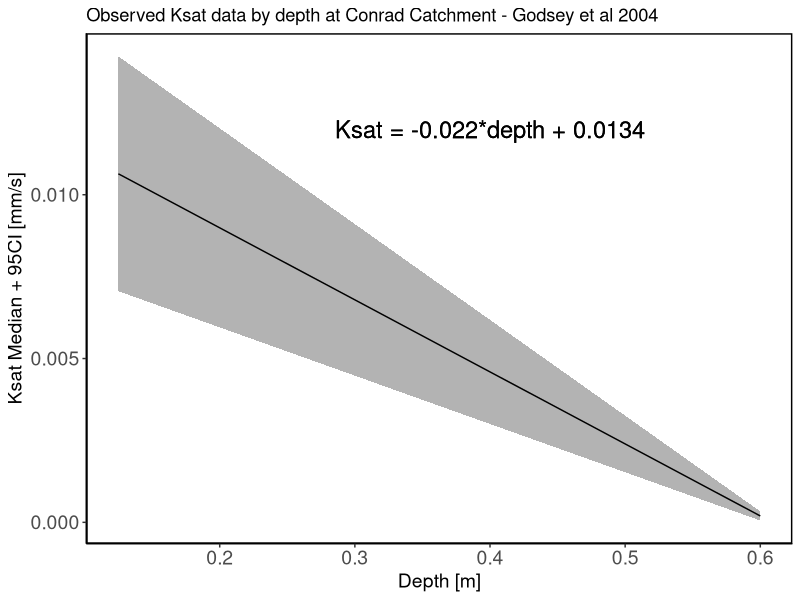
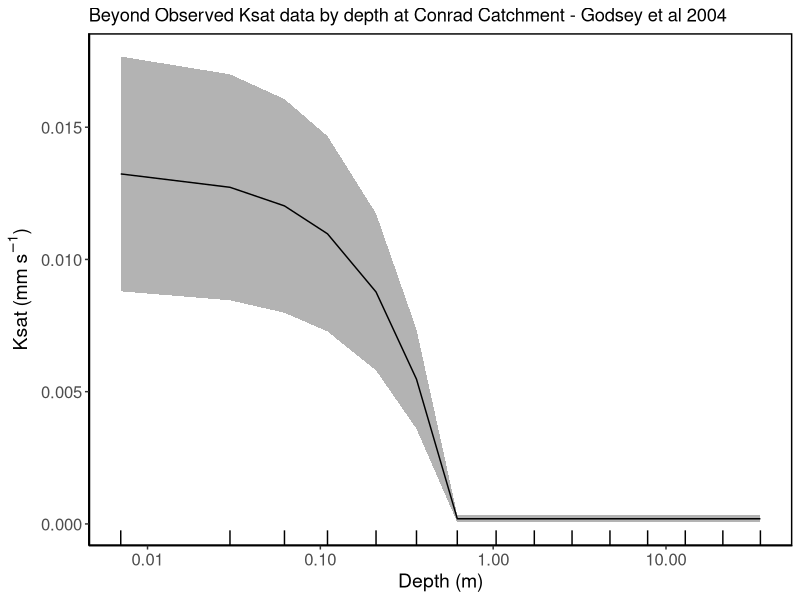
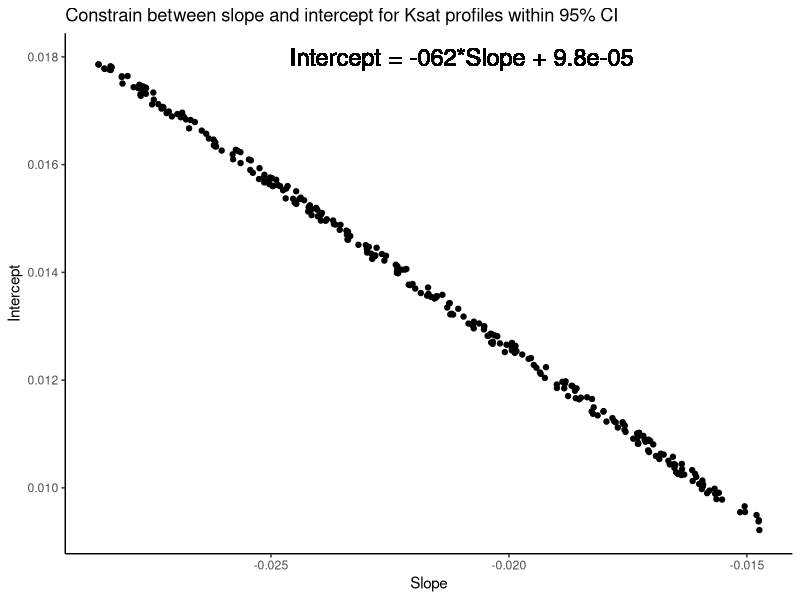
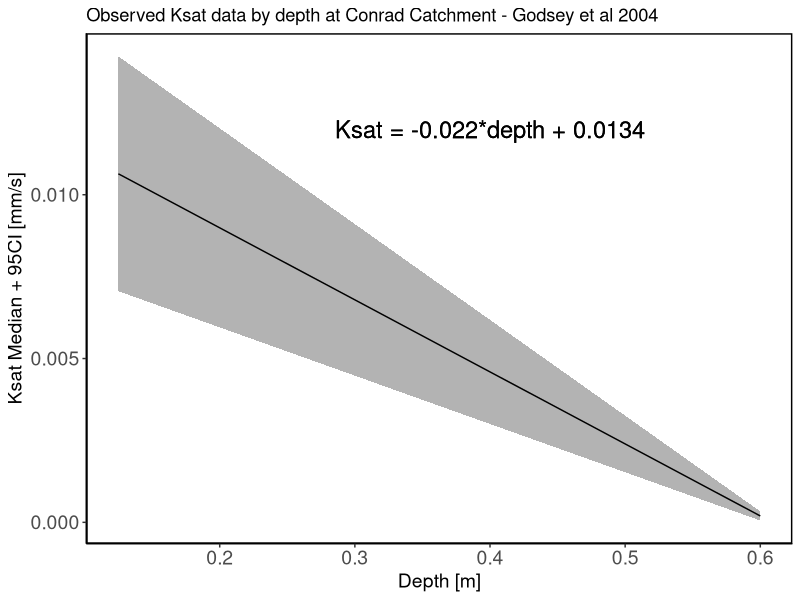
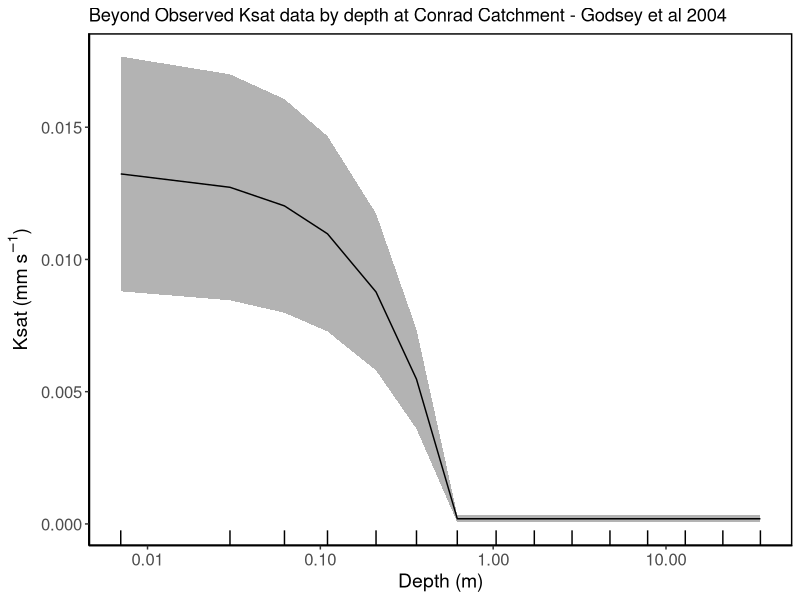
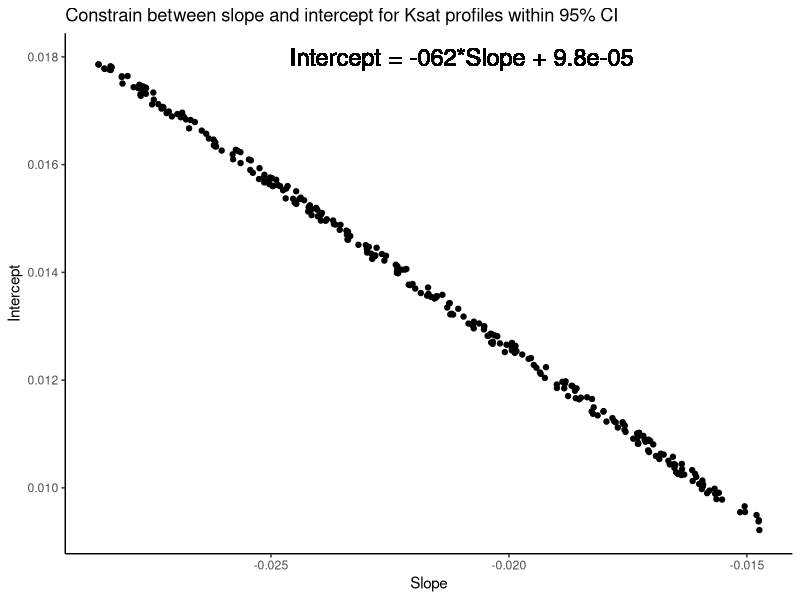

Source code (R) for these figures, in order: (Note: this script raises an error after producing the figures.)

# For Conrad catchment observed median Ksat (Lower95%CI, Upper95%CI) 
# for 12.5 cm depth is 38.3 mm/hr (25.4, 51.2, n = 75), while for 60 cm depth 0.7 (0.2, 1.2, n = 40) mm/hr. For reference a storm with 12.5 mm/hr rainfall intensity has a 0.2 probability of occuring in any given rainfall event (Kinner and Stallard 2004).
# In mm/s: for 12.5 cm depth: 0.01063889 (0.007055556, 0.01422222) & for 60 cm depth 0.0001944444 (5.555556e-05, 0.0003333333)
ksat_data = data.frame(depth = c(0.125, 0.60),
                       ksat_median = c(0.01063889, 0.0001944444),
                       ksat_lower = c(0.007055556, 5.555556e-05),
                       ksat_upper = c(0.01422222, 0.0003333333))
# equation for median ksat_obs: y = mx + b; 
# m = (y2-y1)/(x2-x1); b = y- mx
m.median <- c(ksat_data$ksat_median[1] - ksat_data$ksat_median[2])/c(ksat_data$depth[1] - ksat_data$depth[2])
b.median <- ksat_data$ksat_median[1] - m.median*ksat_data$depth[1]
m.median; b.median
# -0.02198831;0.01338743
## see if we get correct y:
m.median*ksat_data$depth[1] + b.median
# 0.01063889
## Equation for lower 95% CI
m.lower <- c(ksat_data$ksat_lower[1] - ksat_data$ksat_lower[2])/c(ksat_data$depth[1] - ksat_data$depth[2])
b.lower <- ksat_data$ksat_lower[1] - m.lower*ksat_data$depth[1]
m.lower; b.lower
# -0.01473684;0.008897661
## see if we get correct y:
m.lower*ksat_data$depth[1] + b.lower
# 0.007055556

# Equation for upper 95% CI
m.upper <- c(ksat_data$ksat_upper[2] - ksat_data$ksat_upper[1])/c(ksat_data$depth[2] - ksat_data$depth[1])
b.upper <- ksat_data$ksat_upper[1] - m.upper*ksat_data$depth[1] 
m.upper; b.upper
# -0.02923976;0.01787719
## see if we get correct y:
m.upper*ksat_data$depth[2] + b.upper
# 0.0003333333

library(tidyverse)
p1 <- ggplot(ksat_data, aes(x = depth)) +
  geom_ribbon(aes(ymin = ksat_lower, ymax = ksat_upper), fill = "grey70") +
  geom_line(aes(y = ksat_median)) + 
  ylab("Ksat Median + 95CI [mm/s]") + xlab("Depth [m]") +
  ggtitle("Observed Ksat data by depth at Conrad Catchment - Godsey et al 2004") +
  geom_text(aes(x = 0.4, y = 0.012, label = "Ksat = -0.022*depth + 0.0134"), size = 6) +
  theme(axis.text.y   = element_text(size=14),
        axis.text.x   = element_text(size=14),
        axis.title.y  = element_text(size=14),
        axis.title.x  = element_text(size=14),
        panel.background = element_blank(),
        panel.grid.major = element_blank(), 
        panel.grid.minor = element_blank(),
        axis.line = element_line(colour = "black"),
        panel.border = element_rect(colour = "black", fill=NA, size=1)
  )
p1
ggsave(file.path("figures/Ksat_profiles/Observed Ksat data by depth at Conrad Catchment - Godsey et al 2004.jpeg"), 
       height = 5, width = 5.5, units='in')

## ksat range required:
# CLM file SoilStateType.F90 line 725
#this%hksat_col(c,lev)  = this%hksat_adj_col(c) * (uncon_frac*uncon_hksat + (perc_frac*om_frac)*om_hksat)

ksat <- data.frame(depth = c(0.007, 0.03, 0.062, 0.11, 0.21, 0.36, 0.62, 1.04, 1.73, 2.86, 
                             4.74, 7.83, 12.93, 21.33, 35.18),
                   #from this%hksat_col(1,1:10) when txr.4 used with hksat_adj = 1:
                   model_ksat = c(0.0013939390371644, 0.0013939390371644, 0.0013939390371644, 
                                  0.00118079650702902, 0.00115943202825438, 0.0011387174232642,
                                  0.00135779423336252, 0.00148280472100791, 0.0015091553933691, 
                                  0.0014569141456897, 0.0014569141456897, 0.0014569141456897,
                                  0.0014569141456897, 0.0014569141456897, 0.0014569141456897)) %>% 
  ## from depth 10 - 15 same ksat values, as same texture and OM
  mutate(ksat_median = m.median*depth + b.median,
         ksat_median = replace(ksat_median, depth > 0.6, ksat_data$ksat_median[2]),
         ksat_lower = m.lower*depth + b.lower,
         ksat_lower = replace(ksat_lower, depth > 0.6, ksat_data$ksat_lower[2]),
         ksat_upper = m.upper*depth + b.upper,
         ksat_upper = replace(ksat_upper, depth > 0.6, ksat_data$ksat_upper[2]))
ksat  
# all depths
# [1]  0.007100635  0.027925000  0.062258575  0.118865065  0.212193400  0.366065800  0.619758487
# [8]  1.038027048  1.727635264  2.864607096  4.739156723  7.829766273 12.925320625 21.326469421
# [15] 35.177619934
p2 <- ggplot(ksat, aes(x = depth)) +
  scale_x_log10() + geom_rug() +
  ylab(expression("Ksat (mm s"^-1*")")) + xlab("Depth (m)") +
  theme(axis.text.y   = element_text(size=12),
        axis.text.x   = element_text(size=12),
        axis.title.y  = element_text(size=14),
        axis.title.x  = element_text(size=14),
        panel.background = element_blank(),
        panel.grid.major = element_blank(), 
        panel.grid.minor = element_blank(),
        axis.line = element_line(colour = "black"),
        panel.border = element_rect(colour = "black", fill=NA, size=1)
  )
p2 +  geom_ribbon(aes(ymin = ksat_lower, ymax = ksat_upper), fill = "grey70") +
  geom_line(aes(y = ksat_median)) + 
  ggtitle("Beyond Observed Ksat data by depth at Conrad Catchment - Godsey et al 2004")
ggsave(file.path("figures/Ksat_profiles/Using Observed Ksat data by depth at Conrad Catchment - Godsey et al 2004.jpeg"), 
         height = 3, width = 3.5, units='in')
# Generating parameter ensembles
## by randomly selecting m and b within the 95% CI range, 
# however m & b cannot be completely independent, so removing those y = mx+b 
# that go beyond the observed intercept for depth 0.6
## changing negative slopes to positive as qunif won't work otherwise
info <- list(par.names = c("m", "b"), min.param = c(-m.lower, b.lower), 
             max.param = c(-m.upper, b.upper)) 
# $par.names
# [1] "m" "b"
# 
# $min.param
# [1] 0.014736843 0.008897661
# 
# $max.param
# [1] 0.02923976 0.01787719

n.sam <- 10000
n.par <- length(info$par.names)
grid <- lhs::randomLHS(n.sam, n.par)
params.1 <- matrix(0, n.sam, n.par)
colnames(params.1) <- info$par.names
## generating ensembles
for (i in 1: n.sam) {
  for (j in 1: n.par) {
    params.1[i, j] <- qunif(grid[i, j], min = info$min.param[j], max = info$max.param[j])
  }
}
summary(params.1)
# m                 b           
# Min.   :0.01474   Min.   :0.008899  
# 1st Qu.:0.01836   1st Qu.:0.011143  
# Median :0.02199   Median :0.013388  
# Mean   :0.02199   Mean   :0.013387  
# 3rd Qu.:0.02561   3rd Qu.:0.015632  
# Max.   :0.02924   Max.   :0.017877
params.1[,"m"] <- -params.1[,"m"]
ksat_boot.1 <- data.frame(depth = ksat$depth)
samp.remove <- vector()
for(i in 1: n.sam){
  col.i <- paste0("ksat.", i)
  ksat_boot.1[, col.i] <- params.1[i, "m"]*ksat_boot.1$depth + params.1[i, "b"]
  # however m & b cannot be completely indeependent, so removing those y = mx+b 
  # that go beyond the observed intercept for depth 0.6
  if (ksat_boot.1[ksat_boot.1$depth == 0.620, col.i] < ksat_data$ksat_lower[2] || ksat_boot.1[ksat_boot.1$depth == 0.620, col.i] > ksat_data$ksat_upper[2] ) {
    samp.remove <- c(samp.remove, i)}
}
ksat_boot.accept <- ksat_boot.1[, -(samp.remove + 1)]
ncol(ksat_boot.accept) -1
## very few profiles would get generated this way
params.accept <- data.frame(params.1[-samp.remove,])
ggplot(params.accept, aes(x = m, y = b)) +
  geom_point() + theme_classic() + xlab("Slope") + ylab("Intercept") +
  geom_text(aes(x = -0.021, y = 0.018, label = "Intercept = -062*Slope + 9.8e-05"), size = 6) +
  ggtitle("Constrain between slope and intercept for Ksat profiles within 95% CI")
ggsave(file.path("figures/Ksat_profiles/Constrain between slope and intercept for Ksat profiles within 95CI.jpeg"), 
       height = 5, width = 5.5, units='in')

## using the constrain between acceptable m and b
lm1 <- lm(b ~ m, data = params.accept)
## generating 10000 ensembles
params.2 <- data.frame(m = params.1[, "m"], b = predict(lm1, newdata = data.frame(m = params.1[, "m"])))

ksat_boot.2 <- data.frame(depth = ksat$depth)
samp.remove.2 <- vector()
for(i in 1: n.sam){
  col.i <- paste0("ksat.", i)
  ksat_boot.2[, col.i] <- params.2[i, "m"]*ksat_boot.2$depth + params.2[i, "b"]
  # however m & b cannot be completely indeependent, so removing those y = mx+b 
  # that go beyond the observed intercept for depth 0.6
  if (ksat_boot.2[ksat_boot.2$depth == 0.620, col.i] < ksat_data$ksat_lower[2] || ksat_boot.2[ksat_boot.2$depth == 0.620, col.i] > ksat_data$ksat_upper[2] ) {
    samp.remove.2 <- c(samp.remove.2, i)}
  ## saturating function beyond the observed data range of depths
  ksat_boot.2[ksat_boot.2$depth < 0.2, col.i] <- params.2[i, "m"]*0.125 + params.2[i, "b"]
  ksat_boot.2[ksat_boot.2$depth > 0.6, col.i] <- params.2[i, "m"]*0.6 + params.2[i, "b"]
}
samp.remove.2 # should be zero
write.csv(ksat_boot.2, file = "data-raw/Ten thousand bootstrapped Ksat profiles within 95CI of observed data.csv", row.names = FALSE)
ksat_boot.long.2 <- gather(ksat_boot.2[,1:201], key = "sample", value = "ksat", -depth)
summary(ksat_boot.long.2)
# depth           sample               ksat          
# Min.   : 0.007   Length:3000        Min.   :0.0004829  
# 1st Qu.: 0.110   Class :character   1st Qu.:0.0006126  
# Median : 1.040   Mode  :character   Median :0.0007297  
# Mean   : 5.936                      Mean   :0.0043582  
# 3rd Qu.: 7.830                      3rd Qu.:0.0090461  
# Max.   :35.180                      Max.   :0.0146341 
p2 %+% ksat_boot.long.2 +
  geom_line(aes(y = ksat, group = sample, color = sample), show.legend = FALSE, size = 0.2) #+
  # ggtitle("Bootstrapped Ksat profiles within observed 95% CI")
ggsave(file.path("figures/Ksat_profiles/Bootstrapped Ksat profiles within observed 95CI_random_two_hundred.jpeg"), 
       height = 3, width = 3.5, units='in')
ggsave(file.path("figures/Ksat_profiles/Bootstrapped Ksat profiles within observed 95CI_random_two_hundred.tiff"), 
       height = 3, width = 3.5, units='in')
### generating only 10 equidistant values of m in the range
few.samp <- 20
m.few <- -seq(from = -max(params.accept$m), to = -min(params.accept$m), length.out = few.samp)
params.3 <- data.frame(m = m.few, b = predict(lm1, newdata = data.frame(m = m.few)))

ksat_boot.3 <- data.frame(depth = ksat$depth)
samp.remove.3 <- vector()
for(i in 1: few.samp){
  col.i <- paste0("ksat.", i)
  ksat_boot.3[, col.i] <- params.3[i, "m"]*ksat_boot.3$depth + params.3[i, "b"]
  # however m & b cannot be completely indeependent, so removing those y = mx+b 
  # that go beyond the observed intercept for depth 0.6
  if (ksat_boot.3[ksat_boot.3$depth == 0.620, col.i] < ksat_data$ksat_lower[2] || ksat_boot.3[ksat_boot.3$depth == 0.620, col.i] > ksat_data$ksat_upper[2] ) {
    samp.remove.3 <- c(samp.remove.3, i)}
  ## saturating funciton beyond the observed data range of depths
  ksat_boot.3[ksat_boot.3$depth < 0.3, col.i] <- params.3[i, "m"]*0.125 + params.3[i, "b"]
  ksat_boot.3[ksat_boot.3$depth > 0.6, col.i] <- params.3[i, "m"]*0.6 + params.3[i, "b"]
}
samp.remove.3 # should be 0
write.csv(ksat_boot.3, file = "data-raw/Few bootstrapped Ksat profiles within 95CI of 
                                        observed data.csv", row.names = FALSE)
ksat_boot.long.3 <- gather(ksat_boot.3, key = "sample", value = "ksat", -depth)
# summary(ksat_boot.long.3)
# depth           sample               ksat          
# Min.   : 0.007   Length:150         Min.   :0.0004962  
# 1st Qu.: 0.110   Class :character   1st Qu.:0.0005888  
# Median : 1.040   Mode  :character   Median :0.0006815  
# Mean   : 5.936                      Mean   :0.0044057  
# 3rd Qu.: 7.830                      3rd Qu.:0.0092268  
# Max.   :35.180                      Max.   :0.0141033
p2 %+% ksat_boot.long.3 +
  geom_line(aes(y = ksat, group = sample, color = sample), show.legend = FALSE) +
  ggtitle("Few Bootstrapped Ksat profiles within observed 95% CI")
ggsave(file.path("figures/Ksat_profiles/Few Bootstrapped Ksat profiles within observed 95CI_random_two_hundred.jpeg"), 
       height = 5, width = 5.5, units='in')
